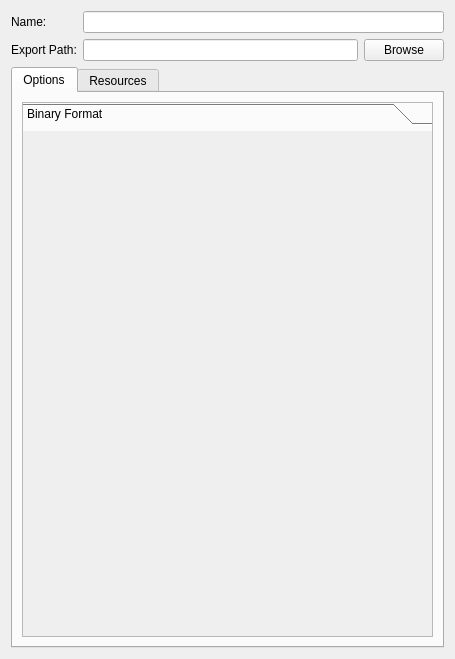
<?xml version="1.0" encoding="UTF-8"?>
<ui version="4.0">
 <class>ExportPresetWidget</class>
 <widget class="QWidget" name="ExportPresetWidget">
  <property name="geometry">
   <rect>
    <x>0</x>
    <y>0</y>
    <width>455</width>
    <height>659</height>
   </rect>
  </property>
  <property name="windowTitle">
   <string>Form</string>
  </property>
  <layout class="QVBoxLayout" name="verticalLayout">
   <item>
    <layout class="QGridLayout" name="gridLayout">
     <property name="bottomMargin">
      <number>0</number>
     </property>
     <item row="0" column="0">
      <widget class="QLabel" name="m_name_label">
       <property name="text">
        <string>Name:</string>
       </property>
      </widget>
     </item>
     <item row="2" column="0">
      <widget class="QLabel" name="m_export_path_label">
       <property name="text">
        <string>Export Path:</string>
       </property>
      </widget>
     </item>
     <item row="2" column="1">
      <widget class="QLineEdit" name="m_export_path_edit"/>
     </item>
     <item row="2" column="2">
      <widget class="QPushButton" name="m_browse_button">
       <property name="text">
        <string>Browse</string>
       </property>
      </widget>
     </item>
     <item row="0" column="1" colspan="2">
      <widget class="QLineEdit" name="m_name_edit"/>
     </item>
    </layout>
   </item>
   <item>
    <widget class="QTabWidget" name="m_tab_widget">
     <property name="currentIndex">
      <number>0</number>
     </property>
     <widget class="QWidget" name="m_options_tab">
      <attribute name="title">
       <string>Options</string>
      </attribute>
      <layout class="QVBoxLayout" name="verticalLayout_2">
       <item>
        <widget class="QToolBox" name="m_options_toolbox">
         <property name="frameShape">
          <enum>QFrame::StyledPanel</enum>
         </property>
         <property name="frameShadow">
          <enum>QFrame::Plain</enum>
         </property>
         <property name="lineWidth">
          <number>1</number>
         </property>
         <property name="currentIndex">
          <number>0</number>
         </property>
         <widget class="QWidget" name="m_main_options_page">
          <property name="geometry">
           <rect>
            <x>0</x>
            <y>0</y>
            <width>413</width>
            <height>507</height>
           </rect>
          </property>
          <attribute name="label">
           <string>Binary Format</string>
          </attribute>
         </widget>
        </widget>
       </item>
      </layout>
     </widget>
     <widget class="QWidget" name="m_resources_tab">
      <attribute name="title">
       <string>Resources</string>
      </attribute>
     </widget>
    </widget>
   </item>
  </layout>
 </widget>
 <resources/>
 <connections/>
</ui>
